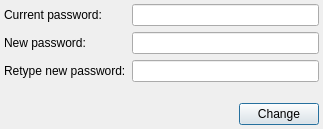
<?xml version="1.0" encoding="UTF-8"?>
<ui version="4.0">
 <class>passwordChangeDialogClass</class>
 <widget class="QDialog" name="passwordChangeDialogClass">
  <property name="geometry">
   <rect>
    <x>0</x>
    <y>0</y>
    <width>323</width>
    <height>129</height>
   </rect>
  </property>
  <property name="windowTitle">
   <string>Change password</string>
  </property>
  <property name="windowIcon">
   <iconset>
    <normaloff>:/icons/crystal_project/password.png</normaloff>:/icons/crystal_project/password.png</iconset>
  </property>
  <layout class="QGridLayout">
   <property name="margin">
    <number>4</number>
   </property>
   <item row="4" column="1">
    <spacer name="verticalSpacer">
     <property name="orientation">
      <enum>Qt::Vertical</enum>
     </property>
     <property name="sizeHint" stdset="0">
      <size>
       <width>20</width>
       <height>40</height>
      </size>
     </property>
    </spacer>
   </item>
   <item row="0" column="1">
    <widget class="QLineEdit" name="currentEdit">
     <property name="maxLength">
      <number>16</number>
     </property>
     <property name="echoMode">
      <enum>QLineEdit::Password</enum>
     </property>
    </widget>
   </item>
   <item row="0" column="0">
    <widget class="QLabel" name="label">
     <property name="text">
      <string>Current password:</string>
     </property>
    </widget>
   </item>
   <item row="1" column="0">
    <widget class="QLabel" name="label_2">
     <property name="text">
      <string>New password:</string>
     </property>
    </widget>
   </item>
   <item row="1" column="1">
    <widget class="QLineEdit" name="newEdit">
     <property name="maxLength">
      <number>16</number>
     </property>
     <property name="echoMode">
      <enum>QLineEdit::Password</enum>
     </property>
    </widget>
   </item>
   <item row="2" column="0">
    <widget class="QLabel" name="label_3">
     <property name="text">
      <string>Retype new password:</string>
     </property>
    </widget>
   </item>
   <item row="2" column="1">
    <widget class="QLineEdit" name="lineEdit">
     <property name="maxLength">
      <number>16</number>
     </property>
     <property name="echoMode">
      <enum>QLineEdit::Password</enum>
     </property>
    </widget>
   </item>
   <item row="5" column="1">
    <layout class="QHBoxLayout" name="horizontalLayout">
     <item>
      <spacer>
       <property name="orientation">
        <enum>Qt::Horizontal</enum>
       </property>
       <property name="sizeHint" stdset="0">
        <size>
         <width>40</width>
         <height>20</height>
        </size>
       </property>
      </spacer>
     </item>
     <item>
      <widget class="QPushButton" name="changeButton">
       <property name="text">
        <string>Change</string>
       </property>
       <property name="icon">
        <iconset>
         <normaloff>:/icons/crystal_project/password.png</normaloff>:/icons/crystal_project/password.png</iconset>
       </property>
      </widget>
     </item>
    </layout>
   </item>
  </layout>
 </widget>
 <layoutdefault spacing="6" margin="11"/>
 <resources>
  <include location="../../../qutim.qrc"/>
 </resources>
 <connections/>
</ui>
